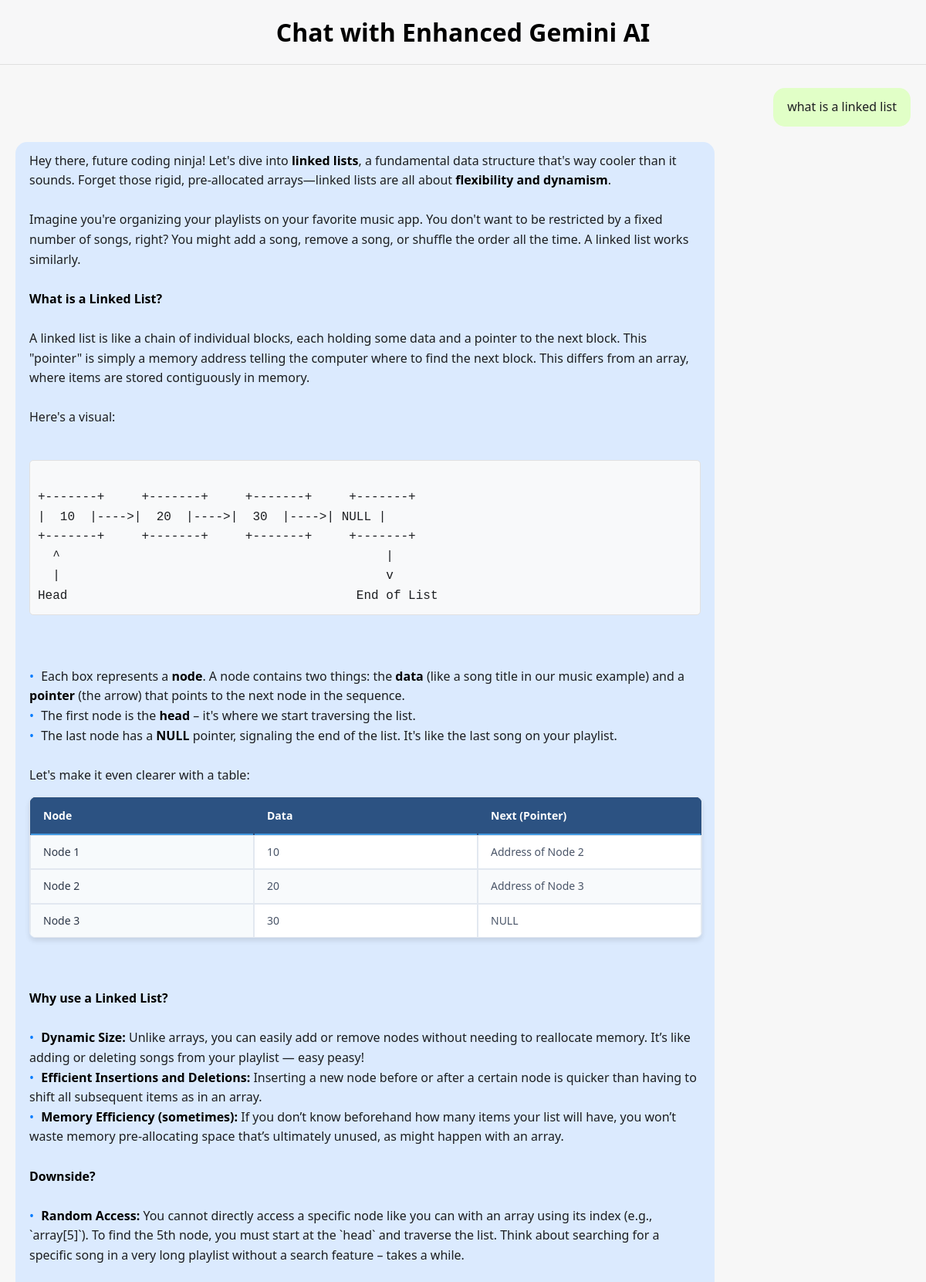
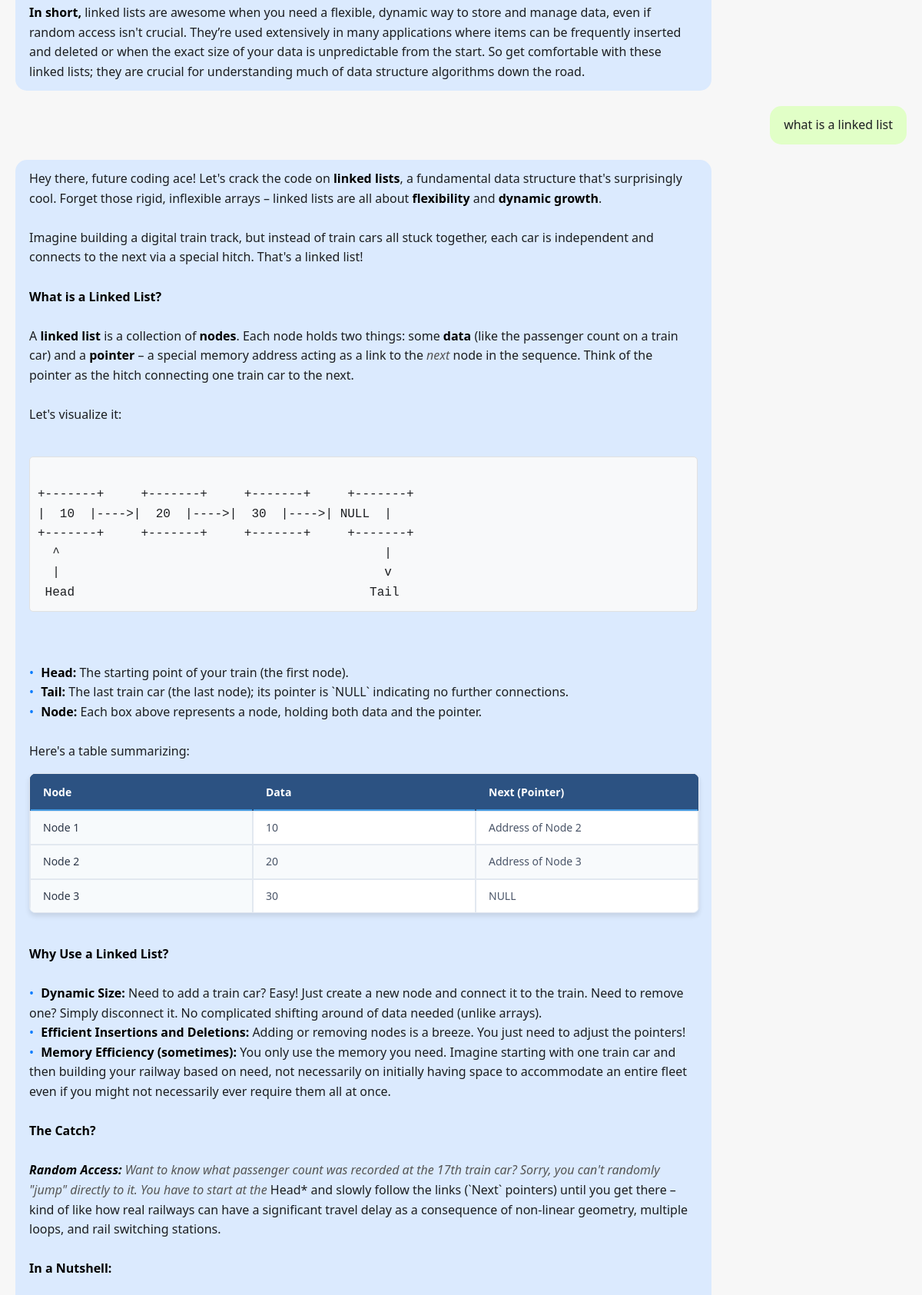
The page / (upper part) on the database its author committed (2 pictures, top to bottom).
### tables this page shows
CREATE TABLE chat_history (
            id INTEGER PRIMARY KEY AUTOINCREMENT,
            message_type TEXT,
            message_text TEXT,
            timestamp DATETIME DEFAULT CURRENT_TIMESTAMP
        );

### app/app.py (the view, shortened to what this page needs)
@app.route("/", methods=["GET", "POST"])
def index():
    chat_history = get_chat_history(limit=10)
    return render_template("app.html", chat_history=chat_history)

### app/app.py (called while the page is built)
def get_chat_history(limit):
    conn = sqlite3.connect("chat_history.db")
    cursor = conn.cursor()
    cursor.execute("SELECT message_type, message_text FROM chat_history ORDER BY id DESC LIMIT ?", (limit,))
    rows = cursor.fetchall()
    conn.close()
    return [{"type": row[0], "text": row[1]} for row in rows][::-1]  # reverse to maintain order

### app/templates/app.html (shortened to what this page needs)
<!doctype html>
<html lang="en">
<head>
    <link rel="stylesheet" href="{{ url_for('static', filename='app.css') }}">
</head>
<body>
    <div class="container">
        <h1>Chat with Enhanced Gemini AI</h1>
        <div class="chat-box" id="chat-box">
            {% for message in chat_history %}
                <div class="message {{ message.type }}">
                    {% autoescape false %}{{ message.text }}{% endautoescape %}
                </div>
            {% endfor %}
        </div>
    </div>
</body>
</html>

### app/static/app.css (style rules this page uses)
body { font-family: 'Segoe UI', sans-serif; background-color: #f7f7f8; color: #1c1e21; margin: 0; height: 100vh; display: flex; flex-direction: column; }
.container { display: flex; flex-direction: column; width: 100%; height: 100vh; margin: auto; box-shadow: none; padding: 0; }
.chat-box { flex-grow: 1; overflow-y: auto; border-top: 1px solid #e0e0e0; padding: 20px; background-color: #f7f7f7; display: flex; flex-direction: column; height: calc(100vh - 150px); }
h1, h2, h3, h4, h5, h6 { color: #000000; font-weight: 600; }
h1 { text-align: center; margin: 20px 0; }
.message { max-width: 75%; padding: 12px 18px; margin: 10px 0; border-radius: 15px; line-height: 1.6; word-wrap: break-word; font-size: 16px; }
.message.user { align-self: flex-end; background-color: #e1ffc7; }
.message.ai { align-self: flex-start; background-color: #dbeafe; }
.bold-text.clickable-word { font-weight: bold; color: black; text-decoration: none; cursor: pointer; }
.italic-text { font-style: italic; color: #555; }
.bullet { color: #007bff; font-weight: normal; margin-right: 5px; }
.code-block { background-color: #f8f9fa; border: 1px solid #e1e1e1; border-radius: 5px; padding: 10px; font-family: "Courier New", Courier, monospace; overflow-x: auto; }
.message.ai .table-wrapper { margin: 15px 0; overflow-x: auto; border-radius: 8px; box-shadow: 0 4px 6px rgba(0, 0, 0, 0.1); border: 1px solid #e2e8f0; width: 100%; }
.message.ai .gemini-table { width: 100%; border-collapse: separate; border-spacing: 0; background-color: white; font-size: 14px; margin: 0; table-layout: fixed; }
.message.ai .gemini-table th { background-color: #2c5282; color: white; font-weight: 600; padding: 12px 16px; text-align: left; border: 1px solid #2c5282; position: relative; }
.message.ai .gemini-table th:after { content: ''; position: absolute; bottom: -1px; left: 0; width: 100%; height: 2px; background-color: #4299e1; }
.message.ai .gemini-table td { padding: 10px 16px; border: 1px solid #e2e8f0; color: #4a5568; word-wrap: break-word; overflow-wrap: break-word; }
.message.ai .gemini-table tbody tr:nth-child(even) { background-color: #f8fafc; }
.message.ai .gemini-table tbody tr:last-child td { border-bottom: none; }
.message.ai .gemini-table thead tr { background: linear-gradient(180deg, #2c5282 0%, #2a4365 100%); }
.message.ai .gemini-table td:first-child { font-weight: 500; color: #2d3748; background-color: #f7fafc; }
.clickable-word { cursor: pointer; color: blue; text-decoration: underline; }

### rows shown on the page
chat_history: text "what is a linked list"
chat_history: text "Hey there, future coding ninja! Let's dive into linked lists , a fundamental data structure that's way cooler than it sounds. Forget those rigid, pre-allocated arrays—linked lists are all about flexibility and dynamism . Imagine you're organizing your playlists on your favorite music app. You don't want to be restricted by a fixed number of songs, right? You might add a song, remove a song, or shuffle the order all the time. A linked list works similarly. What is a Linked List? A linked list is like a chain of individual blocks, each holding some data and a pointer to the next block. This \"pointer\" is simply a memory address telling the computer where to find the next block. This differs…"
chat_history: text "what is a linked list"
chat_history: text "Hey there, future coding ace! Let's crack the code on linked lists , a fundamental data structure that's surprisingly cool. Forget those rigid, inflexible arrays – linked lists are all about flexibility and dynamic growth . Imagine building a digital train track, but instead of train cars all stuck together, each car is independent and connects to the next via a special hitch. That's a linked list! What is a Linked List? A linked list is a collection of nodes . Each node holds two things: some data (like the passenger count on a train car) and a pointer – a special memory address acting as a link to the next node in the sequence. Think of the pointer as the hitch connecting one train car to…"
